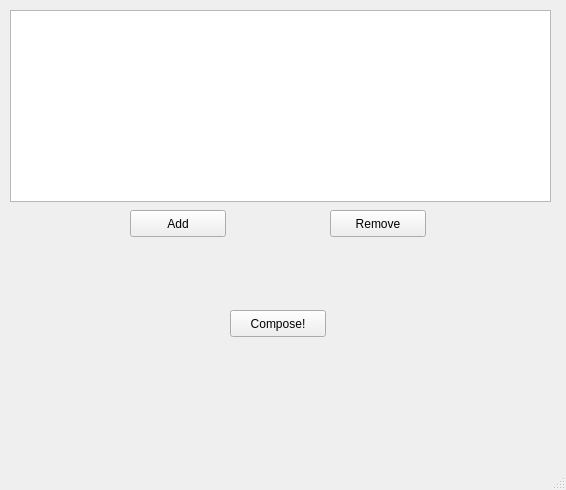
<?xml version="1.0" encoding="UTF-8"?>
<ui version="4.0">
 <class>MainWindow</class>
 <widget class="QMainWindow" name="MainWindow">
  <property name="geometry">
   <rect>
    <x>0</x>
    <y>0</y>
    <width>566</width>
    <height>490</height>
   </rect>
  </property>
  <property name="windowTitle">
   <string>MainWindow</string>
  </property>
  <widget class="QWidget" name="centralwidget">
   <widget class="QListWidget" name="listOfFiles">
    <property name="geometry">
     <rect>
      <x>10</x>
      <y>10</y>
      <width>541</width>
      <height>192</height>
     </rect>
    </property>
   </widget>
   <widget class="QPushButton" name="addFileButton">
    <property name="geometry">
     <rect>
      <x>130</x>
      <y>210</y>
      <width>96</width>
      <height>27</height>
     </rect>
    </property>
    <property name="text">
     <string>Add</string>
    </property>
   </widget>
   <widget class="QPushButton" name="removeFileButton">
    <property name="geometry">
     <rect>
      <x>330</x>
      <y>210</y>
      <width>96</width>
      <height>27</height>
     </rect>
    </property>
    <property name="text">
     <string>Remove</string>
    </property>
   </widget>
   <widget class="QPushButton" name="composeButton">
    <property name="geometry">
     <rect>
      <x>230</x>
      <y>310</y>
      <width>96</width>
      <height>27</height>
     </rect>
    </property>
    <property name="text">
     <string>Compose!</string>
    </property>
   </widget>
  </widget>
  <widget class="QMenuBar" name="menubar">
   <property name="geometry">
    <rect>
     <x>0</x>
     <y>0</y>
     <width>566</width>
     <height>27</height>
    </rect>
   </property>
  </widget>
  <widget class="QStatusBar" name="statusbar"/>
 </widget>
 <resources/>
 <connections/>
</ui>
